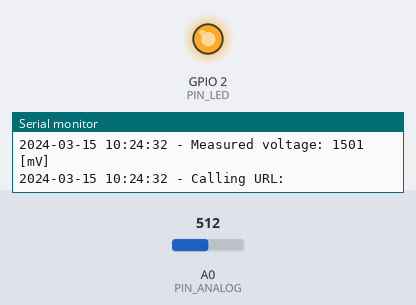
This sketch was run on a simulated ESP8266 (NodeMCU). On the bench: output pins drawn as LEDs (lit = HIGH), the last lines printed to the serial monitor. Dashed ring = blinking. The inputs (shaded band) are chosen by the test bench; at power-on: A0 (PIN_ANALOG) = 512. WiFi joins after 1.5 s; servers stay silent unless stated; network time is answered at once with the bench clock; the local clock reads 2024-03-15 10:24:30 at power-on unless the sketch sets it; not simulated (calls return 0 or success): secrets.h.

Above: at 2.91 s.
At 3.66 s:
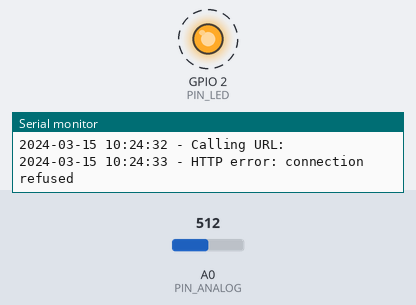
Timing chart, 0 to 5.7 s (numbered marks = the images above):
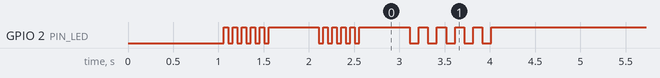

The sketch:

SolarSensor.ino
```cpp
// ##############################################
// #
// # Solar Sensor - SKR v0.4
// #
// # last update 27.02.2026
// #
// ##############################################


#include <ESP8266WiFi.h>
#include <WiFiClient.h>
#include <NTPClient.h>
#include <WiFiUdp.h>
#include <time.h>
#include <ESP8266HTTPClient.h>
#include "secrets.h"
// Secrets file reflection

// const char* WIFI_SSID      = "SSID";
// const char* WIFI_PASSWORD  = "PASS";
// const char* NTP_SERVER     = "pl.pool.ntp.org";
// const char* QUESTDB_USER   = "USER";
// const char* QUESTDB_PASS   = "PASS";
// const char* URL_TEMPLATE   = "http://192.168.1.1:9000/exec?query=INSERT%20INTO%20solar_dev_measure%20%28measuretime%2C%20voltage%29%20VALUES%20%28now%28%29%2C{VOLT}%29";

// Constants

const int     PIN_LED = 2;
const int     PIN_ANALOG = A0;
const int     READ_PULSE = 600000; // Read / push waiting time in miliseconds : 600000 ms = 10 min
// const int  READ_PULSE = 2000;
const int     AVERAGE_PULSE = 250; // Averaging wait time in ms
const int     AVERAGE_COUNT = 10; // Number of everaging samples
const float   CALIBRATION = 0.91; // Voltage calibration
const int     NTP_TIME_OFFSET = 3600;

const bool    DEBUG = true;

// Global variables

int sensor = 0;
HTTPClient httpClient;
WiFiClient wifiClient;
WiFiUDP ntpUDP;
String url;
NTPClient timeClient(ntpUDP, NTP_SERVER);

void blink(int delayTime) {
  for(int i = 0; i < 5; i++)
  {
    digitalWrite(PIN_LED, HIGH);
    delay(delayTime);
    digitalWrite(PIN_LED, LOW);
    delay(delayTime);
  }
  digitalWrite(PIN_LED, HIGH);
}

void blink() {
  blink(50);
}

String getFormattedTimestamp(unsigned long long epochTime) {

  struct tm *ptm = gmtime((time_t *)&epochTime);

  int currentYear = ptm->tm_year + 1900;

  char buffer[30];
  sprintf(buffer, "%04d-%02d-%02d %02d:%02d:%02d",
          ptm->tm_year + 1900,
          ptm->tm_mon + 1,
          ptm->tm_mday,
          ptm->tm_hour,
          ptm->tm_min,
          ptm->tm_sec);

  return String(buffer);
}

void log(String message)
{
  if (DEBUG)
  {
    if (timeClient.isTimeSet())
    {
      String formattedtime = getFormattedTimestamp(timeClient.getEpochTime());
      Serial.printf("%s - ", formattedtime.c_str());
    }
    else
    {
      Serial.print("******************* - ");
    }

    Serial.print(message);
  }
}

void setup() {

  // Configuration
  Serial.begin(9600);
  pinMode(PIN_LED, OUTPUT);
  pinMode(PIN_ANALOG, INPUT);

  // Wifi connect
  delay(500);

  log("*** SOLAR SENSOR SKR ***\n");
  log("SSID: " + String(WIFI_SSID) + "\n");

  WiFi.mode(WIFI_STA);
  WiFi.begin(WIFI_SSID, WIFI_PASSWORD);

  log("Connecting to WiFi \n");
  while (WiFi.status() != WL_CONNECTED) {
    delay(500);
    blink();
  }

  log("Connected to WiFi with IP: " + WiFi.localIP().toString() + "\n");

  // Connect to NTP to get local time
  log(F("Connecting to NTP...\n"));

  timeClient.begin();
  timeClient.setTimeOffset(NTP_TIME_OFFSET);
  timeClient.update();


  String currentTime = getFormattedTimestamp(timeClient.getEpochTime());
  log("Current NTP time: " + currentTime + "\n");

  // Check free memory of the device
  size_t freeHeap = ESP.getFreeHeap();
  log("Free Heap (SRAM) Memory: " + String(freeHeap) + "[bytes]\n");

  // LED off
  digitalWrite(PIN_LED, HIGH);

}

void loop() {

  // Check WiFi
  while (WiFi.status() != WL_CONNECTED) {
    log("Wi‑Fi lost – trying to reconnect");
    WiFi.reconnect();
    delay(500);
    blink();
  }


  // Read sensor
  sensor = 0;
  for (int i = 0; i < AVERAGE_COUNT; i++)
    sensor += analogRead(PIN_ANALOG);
  sensor = sensor / AVERAGE_COUNT * 3.3 / 1024 * 1000 * CALIBRATION;


  // Print measure to console
  log("Measured voltage: " + String(sensor) + " [mV]\n");

  // Push message to QuestDB
  url = URL_TEMPLATE;
  url.replace("{VOLT}", String(sensor));
  log("Calling URL: " + url + "\n");

  httpClient.begin(wifiClient, url);
  httpClient.setAuthorization(QUESTDB_USER, QUESTDB_PASS);
  int httpCode = httpClient.GET();

  if (httpCode > 0) {
    log("HTTP GET code: " + String(httpCode) + "\n");
    String payload = httpClient.getString();
    log("HTTP response: " + payload + "\n");
  } else
  {
    // log("HTTP error: " + httpClient.errorToString(httpCode).c_str());
    log("HTTP error: " + httpClient.errorToString(httpCode));
  }

  httpClient.end();

  // Finalize and wait
  blink(100);
  delay(READ_PULSE);


}
```
